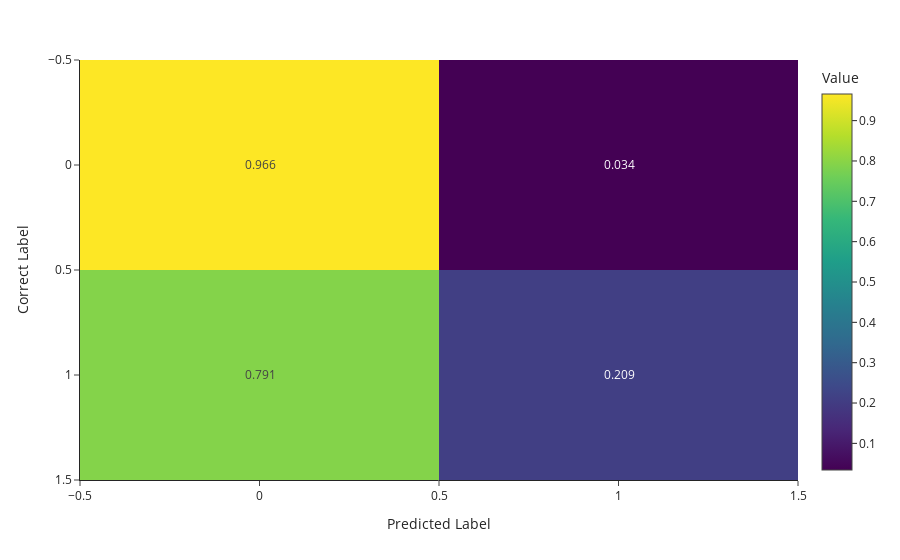

Write notebook code for a chart like this one.
### Code cell
print('Accuracy Score: ',accuracy_score(y_test,y_pred))
print('Recall Score: ',recall_score(y_test,y_pred))
print('Jaccard Score: ',jaccard_score(y_test,y_pred))
print('F1 Score: ',f1_score(y_test,y_pred))
print('Precision Score: ',precision_score(y_test,y_pred))

plot = px.imshow(np.around(confusion_matrix(y_test, y_pred, normalize='true'),3), 
                template='simple_white',
                text_auto=True, 
                aspect="True", 
                labels=dict(x="Predicted Label", y="Correct Label", color='Value'))
plot.update_xaxes(side="bottom")
plot.show()

### Figure 1 — Plotly figure (JSON) as saved in the notebook; plotly's stock layout.template omitted (floating-point values rounded to 4 significant figures)
{"data": [{"coloraxis": "coloraxis", "hovertemplate": "Predicted Label: %{x}<br>Correct Label: %{y}<br>Value: %{z}<extra></extra>", "name": "0", "texttemplate": "%{z}", "type": "heatmap", "xaxis": "x", "yaxis": "y", "z": [[0.966, 0.034], [0.791, 0.209]]}], "layout": {"coloraxis": {"colorbar": {"title": {"text": "Value"}}, "colorscale": [[0, "#440154"], [0.1111, "#482878"], [0.2222, "#3e4989"], [0.3333, "#31688e"], [0.4444, "#26828e"], [0.5556, "#1f9e89"], [0.6667, "#35b779"], [0.7778, "#6ece58"], [0.8889, "#b5de2b"], [1, "#fde725"]]}, "margin": {"t": 60}, "xaxis": {"anchor": "y", "domain": [0, 1], "side": "bottom", "title": {"text": "Predicted Label"}}, "yaxis": {"anchor": "x", "autorange": "reversed", "domain": [0, 1], "title": {"text": "Correct Label"}}}}
